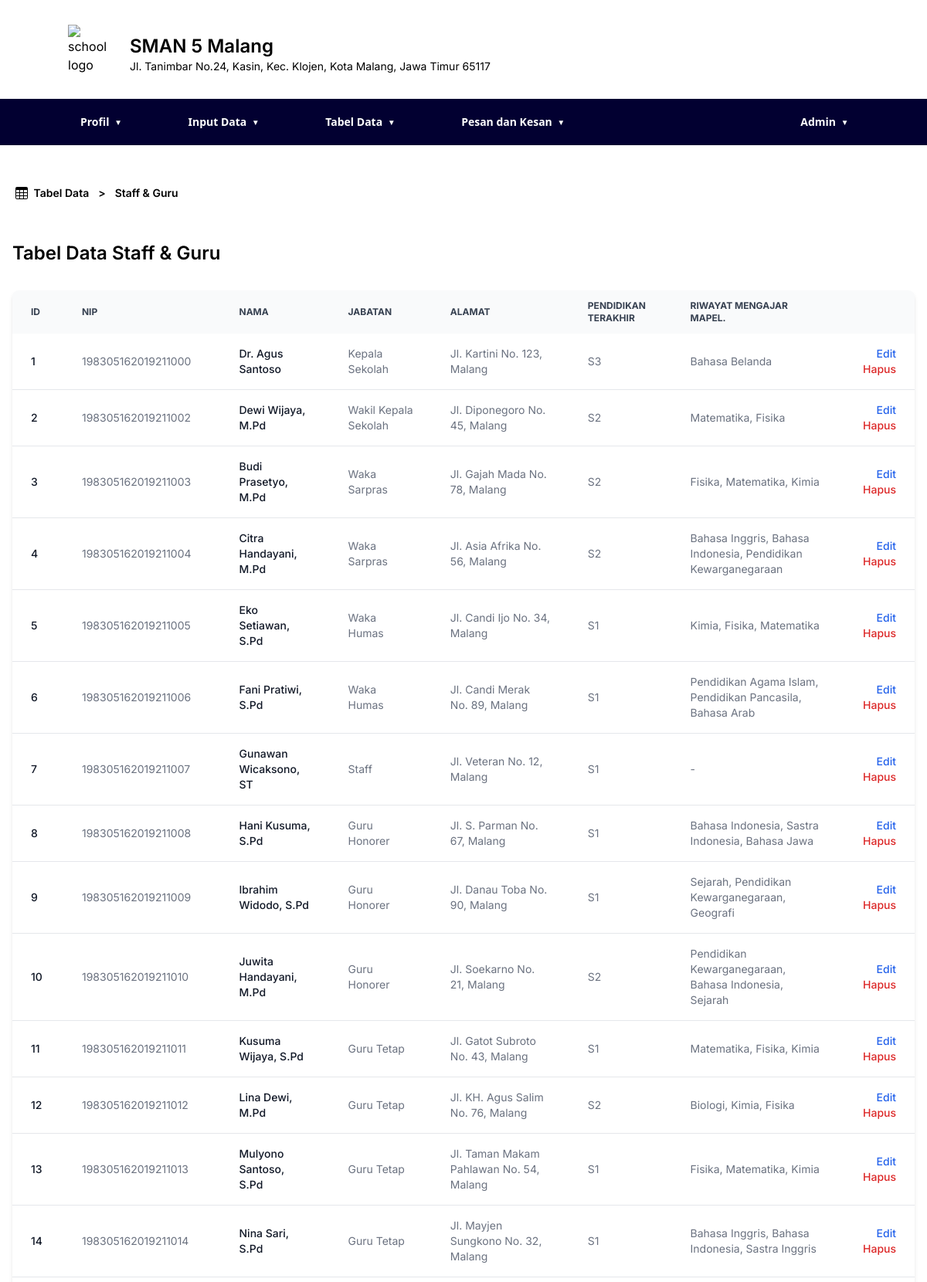
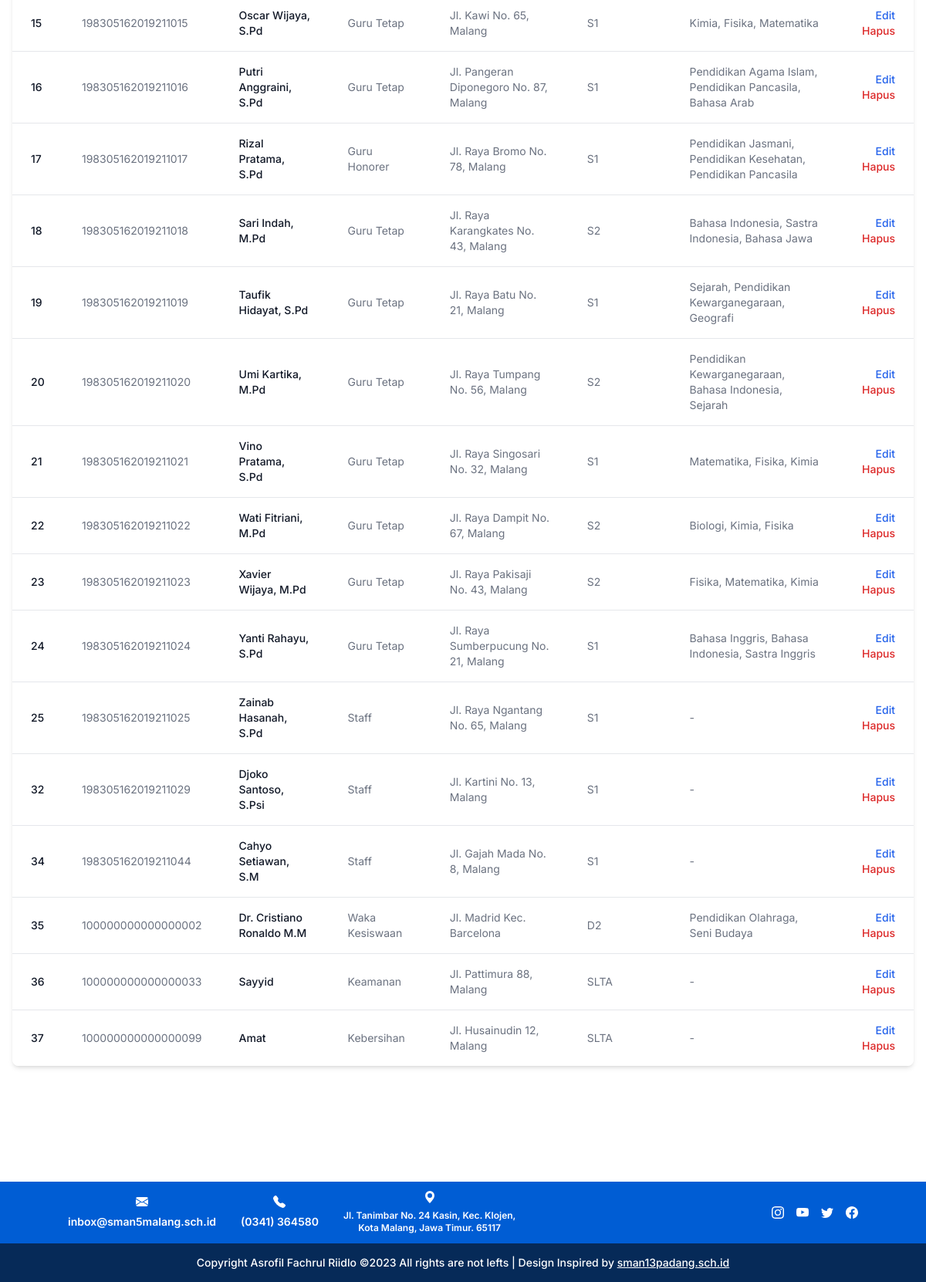
Page /tabel-staff.php (signed in) on the committed database (2 pictures, top to bottom).
### tables this page shows
CREATE TABLE `employee` (
  `id` int NOT NULL AUTO_INCREMENT,
  `employee_number` bigint unsigned NOT NULL,
  `name` text NOT NULL,
  `role_name` text NOT NULL,
  `address` text NOT NULL,
  `last_edu` text NOT NULL,
  `teaching_history` text NOT NULL,
  PRIMARY KEY (`id`),
  UNIQUE KEY `employee_UN` (`employee_number`)
);

### tabel-staff.php (the view, shortened to what this page needs)
<?php
include("./components/navbar.php");
include("./components/footer.php");
include("./config/db.php");
try {
  $stmt = $conn->prepare("SELECT * FROM employee");
  $stmt->execute();
  $stmt->bind_result($id, $employee_number, $name, $role_name, $address, $last_edu, $teaching_history);
  $employee = array();
  while ($stmt->fetch()) {
    $employee[] = array(
      "id" => $id,
      "employee_number" => $employee_number,
      "name" => $name,
      "role_name" => $role_name,
      "address" => $address,
      "last_edu"=> $last_edu,
      "teaching_history"=> $teaching_history
    );
  }
} catch (Exception $e) {
  echo "SQL query error" . $e->getMessage();
}
?>
<!DOCTYPE html>
<html lang="en">
<head>
  <script src="https://cdn.tailwindcss.com"></script>
</head>
<body>
  <main class="pb-[150px]">
    <div class="w-full max-w-7xl mx-auto px-4 md:px-12 lg:px-4 mt-12">
      <div class="mt-12 p-1 flex items-end gap-3 text-sm font-semibold">
        <div class="flex items-center gap-1"> <span>&nbsp;Tabel Data</span></div> <span>></span> <span>Staff & Guru</span>
      </div>
      <div class="mt-12">
        <h4 class="font-semibold text-2xl">Tabel Data Staff & Guru</h4>
        <div class="relative overflow-x-auto shadow-md sm:rounded-lg mt-8 mx-auto">
          <table class="w-full text-sm text-left rtl:text-right text-gray-500 ">
            <thead class="text-xs text-gray-700 uppercase bg-gray-50 ">
              <tr>
                <th scope="col" class="px-6 py-3">
                  ID
                </th>
                <th scope="col" class="px-6 py-3">
                  NIP
                </th>
                <th scope="col" class="px-6 py-3">
                  Nama
                </th>
                <th scope="col" class="px-6 py-3">
                  Jabatan
                </th>
                <th scope="col" class="px-6 py-3">
                  Alamat
                </th>
                <th scope="col" class="px-6 py-3">
                  Pendidikan Terakhir
                </th>
                <th scope="col" class="px-6 py-3">
                  Riwayat Mengajar Mapel.
                </th>
                <?php
                echo $_SESSION["role_id"] == 1 ?
                  '<th scope="col" class="px-6 py-3">
                  <span class="sr-only">Edit</span>
                </th>' : '';
                ?>
              </tr>
            </thead>
            <tbody>
              <?php
              foreach ($employee as $emp) {
                echo '
                <tr class="bg-white border-b  dark:border-gray-700 hover:bg-gray-50">
                  <td class="px-6 py-4 font-medium text-gray-900 whitespace-nowrap">
                      ' . $emp["id"] . '
                  </td>
                  <td class="px-6 py-4">
                      ' . $emp["employee_number"] . '
                  </td>
                  <td class="px-6 py-4 font-medium text-gray-900">
                      ' . $emp["name"] . '
                  </td>
                  <td class="px-6 py-4">
                      ' . $emp["role_name"] . '
                  </td>
                  <td class="px-6 py-4">
                      ' . $emp["address"] . '
                  </td>
                  <td class="px-6 py-4">
                      ' . $emp["last_edu"] . '
                  </td>
                  <td class="px-6 py-4">
                      ' . $emp["teaching_history"] . '
                  </td>
                  ' . ($_SESSION["role_id"] == 1 ? '
                  <td class="px-6 py-4 text-right align-middle">
                    <a href="edit-data-staff.php?id=' . $emp["id"] . '" class="font-medium text-blue-600 hover:underline">Edit</a>
                    <a href="./scripts/delete_data_staff.php?id=' . $emp["id"] . '" class="font-medium text-red-600 hover:underline">Hapus</a>
                  </td>
                ' : '') . '</tr>';
              }
              ?>
            </tbody>
          </table>
        </div>
      </div>
  </main>
</body>
</html>

### tabel-staff.php (style rules this page uses)
body { font-family: Inter, sans-serif; }
tr:last-of-type { border: 0; }

### components/navbar.php (style rules this page uses)
body { font-family: Inter, sans-serif; }

### rows in the picture
employee: id "1", employee_number "198305162019211000", name "Dr. Agus Santoso", role_name "Kepala Sekolah", address "Jl. Kartini No. 123, Malang", last_edu "S3", teaching_history "Bahasa Belanda"
employee: id "2", employee_number "198305162019211002", name "Dewi Wijaya, M.Pd", role_name "Wakil Kepala Sekolah", address "Jl. Diponegoro No. 45, Malang", last_edu "S2", teaching_history "Matematika, Fisika"
employee: id "3", employee_number "198305162019211003", name "Budi Prasetyo, M.Pd", role_name "Waka Sarpras", address "Jl. Gajah Mada No. 78, Malang", last_edu "S2", teaching_history "Fisika, Matematika, Kimia"
employee: id "4", employee_number "198305162019211004", name "Citra Handayani, M.Pd", role_name "Waka Sarpras", address "Jl. Asia Afrika No. 56, Malang", last_edu "S2", teaching_history "Bahasa Inggris, Bahasa Indonesia, Pendidikan Kewarganegaraan"
employee: id "5", employee_number "198305162019211005", name "Eko Setiawan, S.Pd", role_name "Waka Humas", address "Jl. Candi Ijo No. 34, Malang", last_edu "S1", teaching_history "Kimia, Fisika, Matematika"
employee: id "6", employee_number "198305162019211006", name "Fani Pratiwi, S.Pd", role_name "Waka Humas", address "Jl. Candi Merak No. 89, Malang", last_edu "S1", teaching_history "Pendidikan Agama Islam, Pendidikan Pancasila, Bahasa Arab"
employee: id "7", employee_number "198305162019211007", name "Gunawan Wicaksono, ST", role_name "Staff", address "Jl. Veteran No. 12, Malang", last_edu "S1", teaching_history "-"
employee: id "8", employee_number "198305162019211008", name "Hani Kusuma, S.Pd", role_name "Guru Honorer", address "Jl. S. Parman No. 67, Malang", last_edu "S1", teaching_history "Bahasa Indonesia, Sastra Indonesia, Bahasa Jawa"
employee: id "9", employee_number "198305162019211009", name "Ibrahim Widodo, S.Pd", role_name "Guru Honorer", address "Jl. Danau Toba No. 90, Malang", last_edu "S1", teaching_history "Sejarah, Pendidikan Kewarganegaraan, Geografi"
employee: id "10", employee_number "198305162019211010", name "Juwita Handayani, M.Pd", role_name "Guru Honorer", address "Jl. Soekarno No. 21, Malang", last_edu "S2", teaching_history "Pendidikan Kewarganegaraan, Bahasa Indonesia, Sejarah"
employee: id "11", employee_number "198305162019211011", name "Kusuma Wijaya, S.Pd", role_name "Guru Tetap", address "Jl. Gatot Subroto No. 43, Malang", last_edu "S1", teaching_history "Matematika, Fisika, Kimia"
employee: id "12", employee_number "198305162019211012", name "Lina Dewi, M.Pd", role_name "Guru Tetap", address "Jl. KH. Agus Salim No. 76, Malang", last_edu "S2", teaching_history "Biologi, Kimia, Fisika"
employee: id "13", employee_number "198305162019211013", name "Mulyono Santoso, S.Pd", role_name "Guru Tetap", address "Jl. Taman Makam Pahlawan No. 54, Malang", last_edu "S1", teaching_history "Fisika, Matematika, Kimia"
employee: id "14", employee_number "198305162019211014", name "Nina Sari, S.Pd", role_name "Guru Tetap", address "Jl. Mayjen Sungkono No. 32, Malang", last_edu "S1", teaching_history "Bahasa Inggris, Bahasa Indonesia, Sastra Inggris"
employee: id "15", employee_number "198305162019211015", name "Oscar Wijaya, S.Pd", role_name "Guru Tetap", address "Jl. Kawi No. 65, Malang", last_edu "S1", teaching_history "Kimia, Fisika, Matematika"
employee: id "16", employee_number "198305162019211016", name "Putri Anggraini, S.Pd", role_name "Guru Tetap", address "Jl. Pangeran Diponegoro No. 87, Malang", last_edu "S1", teaching_history "Pendidikan Agama Islam, Pendidikan Pancasila, Bahasa Arab"
employee: id "17", employee_number "198305162019211017", name "Rizal Pratama, S.Pd", role_name "Guru Honorer", address "Jl. Raya Bromo No. 78, Malang", last_edu "S1", teaching_history "Pendidikan Jasmani, Pendidikan Kesehatan, Pendidikan Pancasila"
employee: id "18", employee_number "198305162019211018", name "Sari Indah, M.Pd", role_name "Guru Tetap", address "Jl. Raya Karangkates No. 43, Malang", last_edu "S2", teaching_history "Bahasa Indonesia, Sastra Indonesia, Bahasa Jawa"
employee: id "19", employee_number "198305162019211019", name "Taufik Hidayat, S.Pd", role_name "Guru Tetap", address "Jl. Raya Batu No. 21, Malang", last_edu "S1", teaching_history "Sejarah, Pendidikan Kewarganegaraan, Geografi"
employee: id "20", employee_number "198305162019211020", name "Umi Kartika, M.Pd", role_name "Guru Tetap", address "Jl. Raya Tumpang No. 56, Malang", last_edu "S2", teaching_history "Pendidikan Kewarganegaraan, Bahasa Indonesia, Sejarah"
employee: id "21", employee_number "198305162019211021", name "Vino Pratama, S.Pd", role_name "Guru Tetap", address "Jl. Raya Singosari No. 32, Malang", last_edu "S1", teaching_history "Matematika, Fisika, Kimia"
employee: id "22", employee_number "198305162019211022", name "Wati Fitriani, M.Pd", role_name "Guru Tetap", address "Jl. Raya Dampit No. 67, Malang", last_edu "S2", teaching_history "Biologi, Kimia, Fisika"
employee: id "23", employee_number "198305162019211023", name "Xavier Wijaya, M.Pd", role_name "Guru Tetap", address "Jl. Raya Pakisaji No. 43, Malang", last_edu "S2", teaching_history "Fisika, Matematika, Kimia"
employee: id "24", employee_number "198305162019211024", name "Yanti Rahayu, S.Pd", role_name "Guru Tetap", address "Jl. Raya Sumberpucung No. 21, Malang", last_edu "S1", teaching_history "Bahasa Inggris, Bahasa Indonesia, Sastra Inggris"
employee: id "25", employee_number "198305162019211025", name "Zainab Hasanah, S.Pd", role_name "Staff", address "Jl. Raya Ngantang No. 65, Malang", last_edu "S1", teaching_history "-"
employee: id "32", employee_number "198305162019211029", name "Djoko Santoso, S.Psi", role_name "Staff", address "Jl. Kartini No. 13, Malang", last_edu "S1", teaching_history "-"
employee: id "34", employee_number "198305162019211044", name "Cahyo Setiawan, S.M", role_name "Staff", address "Jl. Gajah Mada No. 8, Malang", last_edu "S1", teaching_history "-"
employee: id "35", employee_number "100000000000000002", name "Dr. Cristiano Ronaldo M.M", role_name "Waka Kesiswaan", address "Jl. Madrid Kec. Barcelona", last_edu "D2", teaching_history "Pendidikan Olahraga, Seni Budaya"
employee: id "36", employee_number "100000000000000033", name "Sayyid", role_name "Keamanan", address "Jl. Pattimura 88, Malang", last_edu "SLTA", teaching_history "-"
employee: id "37", employee_number "100000000000000099", name "Amat", role_name "Kebersihan", address "Jl. Husainudin 12, Malang", last_edu "SLTA", teaching_history "-"

### other values in the picture
$fullname "Admin"
